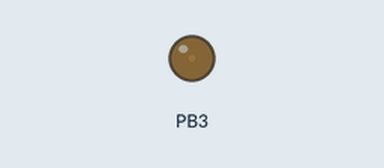
Simulated run of this program. Board: ATmega32, built with avr-gcc and emulated at 16 MHz. Shown: output pins drawn as LEDs (lit = HIGH).

Above: at 0.05 s.
At 2.25 s:
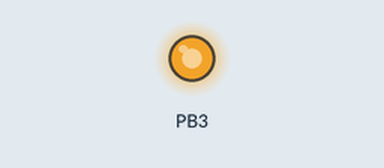
At 3.35 s:
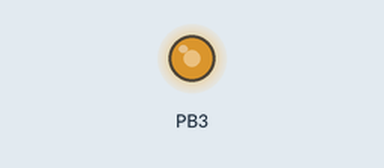
At 4.5 s:
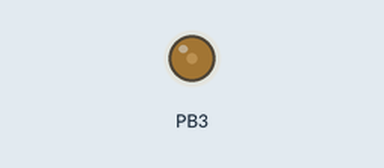
Timing chart, 0 to 6.5 s (numbered marks = the images above):
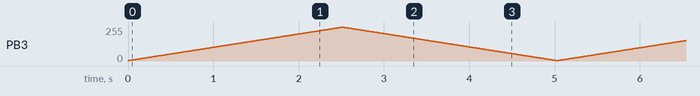

The program:

main.c
```c
/*
 * Timer.c
 *
 * Created: 8/25/2023 9:32:20 AM
 * Author : Mohamed Abdelsamie
 */

#include "PWM.h"
#include "LCD.h"
extern uint8_t g_watchDogCounter;
extern uint8_t g_TimerCounter;

Timer0_ConfigType TimerConfiguration;

int main(void)
{
	//TimerConfiguration.compare_value = COMPARE_VALUE;
	//TimerConfiguration->mode = Normal;
	TimerConfiguration.prescaler = Prescalar_64;

	set_pwmPins();
	SetBit(SREG, 7);		/* Enable global interrupts	*/

	//LCD_init();
	//LCD_Clear();

	Timer_init(&TimerConfiguration);
    while (1)
    {
		PWM_altering();
    }
}
```

PWM.h
```c
/*
 * PWM.h
 *
 * Created: 8/26/2023 10:47:52 AM
 *  Author: Mohamed Abdelsamie
 */

#include "Timer.h"

#ifndef PWM_H_
#define PWM_H_

#define RED_PORT_ID		DIO_PORTB
#define RED_PIN_ID		DIO_PIN7

void PWM_altering();
void set_pwmPins();

#endif /* PWM_H_ */
```

PWM.c
```c
/*
 * PWM.c
 *
 * Created: 8/26/2023 10:48:27 AM
 *  Author: Mohamed Abdelsamie
 */

#include "PWM.h"
#ifndef F_CPU
#define F_CPU	16000000UL
#endif
#include <util/delay.h>

/*
 * function name: PWM_altering
 *
 * input params: NONE
 * output params: NONE
 */
void PWM_altering()
{
	uint16_t duty;

	for(duty = 3; duty <= 253; duty++)
	{
		PWM(duty);
		_delay_ms(10);
	}
	_delay_ms(10);
	for(duty = 253; duty >= 3; duty--)
	{
		PWM(duty);
		_delay_ms(10);
	}
}

/*
 * function name: set_pwmPins
 *
 * input params: NONE
 * output params: NONE
 */
void set_pwmPins()
{
	DIO_setPinDirection(DIO_PORTB, DIO_PIN3, PIN_OUTPUT);	/*	set OC0 pin as output	*/
	DIO_setPinDirection(RED_PORT_ID, DIO_PIN7, PIN_INPUT);	/*	set RED pin as input	*/
}
```

Timer.h
```c
/*
 * Timer.h
 *
 * Created: 8/25/2023 11:35:16 AM
 *  Author: Mohamed Abdelsamie
 */

/**********************************************************
				File Includes
**********************************************************/
#include "DIO.h"
#include "Timer_Cfg.h"

#ifndef TIMER_H_
#define TIMER_H_

/**********************************************************
				Type definitions
**********************************************************/
typedef enum
{
	No_Clock,
	Prescalar_0,
	Prescalar_8,
	Prescalar_64,
	Prescalar_256,
	Prescalar_1024,
	EX_Clock_FallingEdge,
	EX_Clock_RisingEdge
}Timer0_Prescaler;

typedef struct {
	uint8_t initial_value;
	uint8_t compare_value; // it will be used in compare mode only.
	Timer0_Prescaler prescaler;
	//Timer0_Mode mode;
}Timer0_ConfigType;
/**********************************************************
				FUNCTION PROTOTYPES
**********************************************************/
void Timer_init(Timer0_ConfigType* Timer_config);
void Timer_stop();
void PWM(uint8_t comp_val);

#endif /* TIMER_H_ */
```

Timer.c
```c
/*
 * Timer.c
 *
 * Created: 8/25/2023 11:35:50 AM
 *  Author: Mohamed Abdelsamie
 */

#include "Timer.h"
#include <avr/interrupt.h>

#ifndef F_CPU
#define  F_CPU		16000000UL
#endif

uint8_t g_watchDogCounter = 0;
uint8_t g_TimerCounter = 0;
uint8_t g_TimerCounter_flag = 0;

/*
 * function name: Timer_init
 *
 * input params: NONE
 * output params: NONE
 */
void Timer_init(Timer0_ConfigType* Timer_config)
{

	TIMER0_CTRL_REG = TIMER0_OPERATION_MODE| Timer_config->prescaler;	/*	normal mode operation with 256 prescaler	*/

	#if TIMER_MODE == INTERRUPT_MODE_OVF
		TIMERS_IMSK_REG |= (1 << INTERRUPT_BIT);	/*	Enable Timer overflow interrupt	*/
		TIMER0_CNTR_REG = Timer_config->initial_value;	/*	initial value and start timer	*/
	#elif	TIMER_MODE == INTERRUPT_MODE_CTC
		TIMERS_IMSK_REG |= (1 << INTERRUPT_BIT);	/*	Enable Timer compare mode interrupt	*/
		TIMER0_OCR0_REG = Timer_config->compare_value;
	#endif
}

/*
 * function name: Timer_stop
 *
 * input params: NONE
 * output params: NONE
 */
void Timer_stop()
{
	TIMER0_CTRL_REG = 0x00;	/* No clock source; timer stopped	*/
}

/*
 * function name: PWM
 *
 * input params: uint8_t comp_val
 * output params: NONE
 */
void PWM(uint8_t comp_val)
{
	TIMER0_OCR0_REG = comp_val;
}


#if TIMER_MODE == INTERRUPT_MODE_OVF
/*
 * Interrupt Service Routine for Timer0 overflow mode
 *
 */
ISR(TIMER0_OVF_vect)
{
	if( TIMER0_NUMBER_OVERFLOWS > g_TimerCounter_flag )
	{
		g_TimerCounter_flag++;	/*	Increment timer counter FLAG till it reaches the number of required overflows	*/
	}

	if(g_TimerCounter_flag == TIMER0_NUMBER_OVERFLOWS)
	{
		ToggleBit(PORTA, DIO_PIN5);	/*	Toggle BLUE LED	*/
		g_TimerCounter++;			/*	Increment timer counter to idicate one second	*/
		g_TimerCounter_flag = 0;	/*	Reset Timer Counter FLAG	*/
	}
	if(g_TimerCounter == Timer_count_value)
	{
		g_TimerCounter = 0;		/*	Reset Timer counter	*/
		g_watchDogCounter++;	/*	Increment watchdog timer	*/
	}
	if(g_watchDogCounter == Watchdog_count_value)
	{
		g_watchDogCounter = 0;	/*	Resest watchdog counter	*/
		Timer_stop();
	}
	SetBit(TIMERS_IF_REG, TIMER0_IF_BIT);	/*	Clear TIMER0 interrupt Flag	*/
}
#endif

#if TIMER_MODE == INTERRUPT_MODE_CTC
ISR(TIMER0_COMP_vect)
{
	if(g_TimerCounter < 125)
	{
		g_TimerCounter++;
	}
	SetBit(TIMERS_IF_REG, (TIMER0_IF_BIT+1));	/*	Clear TIMER0 interrupt Flag	*/
}
#endif
```

LCD_Cfg.h
```c
/*
 * LCD_Cfg.h
 *
 * Created: 8/18/2023 10:18:19 AM
 *  Author: Mohamed Abdelsamie
 */


#ifndef LCD_CFG_H_
#define LCD_CFG_H_

/*******************************************************************************
 *                                Definitions                                  *
 *******************************************************************************/

/* LCD HW Ports and Pins Ids */
#define LCD_4BIT_CMD_PORT_ID			DIO_PORTA
#define LCD_4BIT_DATA_PORT_ID			DIO_PORTB

#define LCD_8BIT_CMD_PORT_ID			DIO_PORTA
#define LCD_8BIT_DATA_PORT_ID			DIO_PORTB

#define LCD_RS_PIN_ID					DIO_PIN3
#define LCD_E_PIN_ID					DIO_PIN2
#define LCD_RW_PIN_ID					DIO_PIN1

#define LCD_D4							DIO_PIN0
#define LCD_D5							DIO_PIN1
#define LCD_D6							DIO_PIN2
#define LCD_D7							DIO_PIN4

/* LCD Commands */
#define LCD_CLEAR_COMMAND				0x01
#define LCD_GO_TO_HOME					0x02
#define LCD_TWO_LINES_8_BITS_MODE		0x38
#define LCD_TWO_LINES_4_BITS_MODE		0x28
#define LCD_CURSOR_OFF					0x0C
#define LCD_CURSOR_ON					0x0E
#define LCD_CURSOR_ON_BLINK				0x0F
#define LCD_SET_CURSOR_LOCATION			0x80

/*	LCD_MODE	*/
#define LCD_MODE						4


#endif /* LCD_CFG_H_ */
```

Timer_Cfg.h
```c
/*
 * Timer_Cfg.h
 *
 * Created: 8/25/2023 11:35:27 AM
 *  Author: DELL
 */


#ifndef TIMER_CFG_H_
#define TIMER_CFG_H_

#define TIMER0_NUMBER_OVERFLOWS		250
#define TIMER0_IF_BIT				0
#define TIMER_MODE					0
#define COUNTER_VALUE				6
#define COMPARE_VALUE				62
#define INTERRUPT_BIT				0
#define TIMER0_OPERATION_MODE		0x68
#define Timer_count_value			10
#define Watchdog_count_value		6

#define INTERRUPT_MODE_OVF			1
#define INTERRUPT_MODE_CTC			2
#define POLLING_MODE				0

#endif /* TIMER_CFG_H_ */
```

LCD.h
```c
/*
 * LCD.h
 *
 * Created: 8/18/2023 10:07:57 AM
 *  Author: Mohamed Abdelsamie
 */


#ifndef LCD_H_
#define LCD_H_

#include "DIO.h"
#include "LCD_Cfg.h"
#include "BitMath.h"

/**********************************************************
			FUNCTION PROTOTYPES
**********************************************************/

void LCD_init(void);

void LCD_WriteCommand(uint8_t cmd);

void LCD_WriteChar(uint8_t chr);

void LCD_WriteString(uint8_t *str);

void LCD_moveCursor(uint8_t row, uint8_t col);

void LCD_intgerToString(uint8_t data);

void LCD_Clear(void);

#endif /* LCD_H_ */
```

LCD.c
```c
/*
 * LCD.c
 *
 * Created: 8/18/2023 9:58:00 AM
 *  Author: Mohamed Abdelsamie
 */

#include "LCD.h"
#include <stdlib.h>
#define F_CPU							16000000UL
#include <util/delay.h>

void LCD_init(void)
{
	#if (LCD_MODE == 4)

	/* Configure the direction for RS and E pins as output pins */
	DIO_setPinDirection(LCD_4BIT_CMD_PORT_ID, LCD_RS_PIN_ID, PIN_OUTPUT);
	DIO_setPinDirection(LCD_4BIT_CMD_PORT_ID, LCD_E_PIN_ID, PIN_OUTPUT);

	/* Configure the data port as output port */
	DIO_setPortDirection(LCD_4BIT_DATA_PORT_ID, PORT_OUTPUT);

	_delay_ms(20);		/* LCD Power ON delay always > 15ms */

	/* use 2-lines LCD + 4-bits Data Mode + 5*7 dot display Mode */
	LCD_WriteCommand(LCD_TWO_LINES_4_BITS_MODE);
	LCD_WriteCommand(LCD_CURSOR_ON_BLINK); /* cursor on and blinking */
	LCD_WriteCommand(LCD_CLEAR_COMMAND); /* clear LCD at the beginning */

	#elif (LCD_MODE == 8)

	/* Configure the direction for RS and E pins as output pins */
	DIO_setPinDirection(LCD_8BIT_CMD_PORT_ID, LCD_RS_PIN_ID, PIN_OUTPUT);
	DIO_setPinDirection(LCD_8BIT_CMD_PORT_ID, LCD_E_PIN_ID, PIN_OUTPUT);

	/* Configure the data port as output port */
	DIO_setPortDirection(LCD_8BIT_DATA_PORT_ID, PORT_OUTPUT);

	_delay_ms(20);		/* LCD Power ON delay always > 15ms */

	/* use 2-lines LCD + 8-bits Data Mode + 5*7 dot display Mode */
	LCD_WriteCommand(LCD_TWO_LINES_8_BITS_MODE);
	LCD_WriteCommand(LCD_CURSOR_ON_BLINK); /* cursor on and blinking */
	LCD_WriteCommand(LCD_CLEAR_COMMAND); /* clear LCD at the beginning */

	#endif
}

void LCD_WriteCommand(uint8_t cmd)
{
	uint8_t BIT4 = 0;
	DIO_WritePin(LCD_4BIT_CMD_PORT_ID, LCD_RS_PIN_ID, PIN_LOW);
	DIO_WritePin(LCD_4BIT_CMD_PORT_ID, LCD_E_PIN_ID, PIN_LOW);
	//DIO_WritePin(LCD_4BIT_DATA_PORT_ID, LCD_RW_PIN_ID, PIN_HIGH);

	/*	Normal implementation	*/
	/*	PORTB = (cmd & 0x0F) | (PORTB & 0xF0);	*/

	/*	HARDWARE RESTRICTIONS	*/
	PORTB = ( (cmd >> 4) & 0x07 ) | ( PORTB & 0xF8 );	/*	0x07 = 0000 0111  ,  0xF8 = 1111 1000	*/

	BIT4 = GetBit(cmd, 7);
	if(BIT4)
	{
		SetBit(PORTB, LCD_D7);
	}else
	{
		ClearBit(PORTB, LCD_D7);
	}

	DIO_WritePin(LCD_4BIT_CMD_PORT_ID, LCD_E_PIN_ID, PIN_HIGH);
	_delay_ms(5);
	DIO_WritePin(LCD_4BIT_CMD_PORT_ID, LCD_E_PIN_ID, PIN_LOW);


	PORTB = ( (cmd) & 0x07 ) | ( PORTB & 0xF8 );	/*	0x07 = 0000 0111  ,  0xF8 = 1111 1000	*/

	BIT4 = GetBit(cmd, 3);
	if(BIT4)
	{
		SetBit(PORTB, LCD_D7);
	}else
	{
		ClearBit(PORTB, LCD_D7);
	}

	DIO_WritePin(LCD_4BIT_CMD_PORT_ID, LCD_E_PIN_ID, PIN_HIGH);
	_delay_ms(5);
	DIO_WritePin(LCD_4BIT_CMD_PORT_ID, LCD_E_PIN_ID, PIN_LOW);
}

void LCD_WriteChar(uint8_t chr)
{
	uint8_t BIT4 = 0;
	DIO_WritePin(LCD_4BIT_CMD_PORT_ID, LCD_RS_PIN_ID, PIN_HIGH);
	DIO_WritePin(LCD_4BIT_CMD_PORT_ID, LCD_E_PIN_ID, PIN_LOW);
	DIO_WritePin(LCD_4BIT_CMD_PORT_ID, LCD_RW_PIN_ID, PIN_LOW);

	/*	Normal implementation	*/
	/*	PORTB = (cmd & 0x0F) | (PORTB & 0xF0);	*/

	/*	HARDWARE RESTRICTIONS	*/
	PORTB = ( (chr >> 4) & 0x07 ) | ( PORTB & 0xF8 );	/*	0x07 = 0000 0111  ,  0xF8 = 1111 1000	*/

	BIT4 = GetBit(chr, 7);
	if(BIT4)
	{
		SetBit(PORTB, LCD_D7);
	}else
	{
		ClearBit(PORTB, LCD_D7);
	}

	DIO_WritePin(LCD_4BIT_CMD_PORT_ID, LCD_E_PIN_ID, PIN_HIGH);
	_delay_ms(5);
	DIO_WritePin(LCD_4BIT_CMD_PORT_ID, LCD_E_PIN_ID, PIN_LOW);

	PORTB = ( (chr) & 0x07 ) | ( PORTB & 0xF8 );	/*	0x07 = 0000 0111  ,  0xF8 = 1111 1000	*/

	BIT4 = GetBit(chr, 3);
	if(BIT4)
	{
		SetBit(PORTB, LCD_D7);
	}else
	{
		ClearBit(PORTB, LCD_D7);
	}

	DIO_WritePin(LCD_4BIT_CMD_PORT_ID, LCD_E_PIN_ID, PIN_HIGH);
	_delay_ms(5);
	DIO_WritePin(LCD_4BIT_CMD_PORT_ID, LCD_E_PIN_ID, PIN_LOW);
}

void LCD_WriteString(uint8_t *str)
{
	while(*str != '\0')
	{
		LCD_WriteChar(*str++);
	}
}

void LCD_moveCursor(uint8_t row,uint8_t col)
{
	uint8_t lcd_memory_address;

	/* Calculate the required address in the LCD DDRAM */
	switch(row)
	{
		case 0:
		lcd_memory_address=col;
		break;
		case 1:
		lcd_memory_address=col+0x40;
		break;
		case 2:
		lcd_memory_address=col+0x40;
		break;
		case 3:
		lcd_memory_address=col+0x40;
		break;
	}
	/* Move the LCD cursor to this specific address */
	LCD_WriteCommand(lcd_memory_address | LCD_SET_CURSOR_LOCATION);
}

void LCD_intgerToString(uint8_t data)
{
	uint8_t buff[16]; /* String to hold the ascii result */
	itoa(data,buff,10); /* Use itoa C function to convert the data to its corresponding ASCII value, 10 for decimal */
	LCD_WriteString(buff); /* Display the string */
}

void LCD_Clear(void)
{
	LCD_WriteCommand(LCD_CLEAR_COMMAND);
}
```

DIO.c
```c
/*
 * DIO.c
 *
 * Created: 8/17/2023 3:04:58 PM
 *  Author: Mohamed Abdelsamie
 */
#include "DIO.h"

void DIO_ReadPort(uint8_t Port, uint8_t* val)
{
	switch(Port)
	{
		case DIO_PORTA:
		*val = PINA;
		break;

		case DIO_PORTB:
		*val = PINB;
		break;

		case DIO_PORTC:
		*val = PINC;
		break;

		case DIO_PORTD:
		*val = PIND;
		break;

		default:
		/*do nothing*/
		break;
	}
}

void DIO_WritePort(uint8_t Port, uint8_t val)
{
	switch(Port)
	{
		case DIO_PORTA:
		PORTA = val;
		break;

		case DIO_PORTB:
		PORTB = val;
		break;

		case DIO_PORTC:
		PORTC = val;
		break;

		case DIO_PORTD:
		PORTD = val;
		break;

		default:
		/*do nothing*/
		break;
	}
}

void DIO_setPortDirection(uint8_t Port, uint8_t dir)
{
	switch(Port)
	{
		case DIO_PORTA:
		DDRA = dir;
		break;

		case DIO_PORTB:
		DDRB = dir;
		break;

		case DIO_PORTC:
		DDRC = dir;
		break;

		case DIO_PORTD:
		DDRD = dir;
		break;

		default:
		/*do nothing*/
		break;
	}
}

void DIO_setPinDirection(uint8_t Port, uint8_t pin, uint8_t dir)
{
	if( dir == DIO_PIN_OUTPUT)
	{
		switch(Port)
		{
			case DIO_PORTA:
			SetBit(DDRA, pin);
			break;

			case DIO_PORTB:
			SetBit(DDRB, pin);
			break;

			case DIO_PORTC:
			SetBit(DDRC, pin);
			break;

			case DIO_PORTD:
			SetBit(DDRD, pin);
			break;

			default:
			/*do nothing*/
			break;
		}
	}
	else if(dir == DIO_PIN_INPUT)
	{
		switch(Port)
		{
			case DIO_PORTA:
			ClearBit(DDRA, pin);
			break;

			case DIO_PORTB:
			ClearBit(DDRB, pin);
			break;

			case DIO_PORTC:
			ClearBit(DDRC, pin);
			break;

			case DIO_PORTD:
			ClearBit(DDRD, pin);
			break;

			default:
			/*do nothing*/
			break;
		}
	}
	else{
		/*do nothing*/
	}
}

void DIO_WritePin(uint8_t Port, uint8_t pin, uint8_t val)
{
	if(val)
	{
		switch(Port)
		{
			case DIO_PORTA:
			SetBit(PORTA, pin);
			break;

			case DIO_PORTB:
			SetBit(PORTB, pin);
			break;

			case DIO_PORTC:
			SetBit(PORTC, pin);
			break;

			case DIO_PORTD:
			SetBit(PORTD, pin);
			break;

			default:
			/*do nothing*/
			break;
		}
	}
	else
	{
		switch(Port)
		{
			case DIO_PORTA:
			ClearBit(PORTA, pin);
			break;

			case DIO_PORTB:
			ClearBit(PORTB, pin);
			break;

			case DIO_PORTC:
			ClearBit(PORTC, pin);
			break;

			case DIO_PORTD:
			ClearBit(PORTD, pin);
			break;

			default:
			/*do nothing*/
			break;
		}
	}
}

void DIO_ReadPin(uint8_t Port, uint8_t pin, uint8_t* val)
{
	switch(Port)
	{
		case DIO_PORTA:
		*val = GetBit(PORTA, pin);
		break;

		case DIO_PORTB:
		*val = GetBit(PORTB, pin);
		break;

		case DIO_PORTC:
		*val = GetBit(PORTC, pin);
		break;

		case DIO_PORTD:
		*val = GetBit(PORTD, pin);
		break;

		default:
		/*do nothing*/
		break;
	}
}

void DIO_SetPullUp(uint8_t Port ,uint8_t Pin)
{

	switch(Port)
	{
		case DIO_PORTA :
		SetBit(PORTA,Pin);
		break;

		case DIO_PORTB :
		SetBit(PORTB,Pin);
		break;

		case DIO_PORTC :
		SetBit(PORTC,Pin);
		break;

		case DIO_PORTD :
		SetBit(PORTD,Pin);
		break;

		default:
		break;

	}
}
```

DIO.h
```c
/*
 * DIO.h
 *
 * Created: 8/17/2023 3:05:50 PM
 *  Author: Mohamed ABdelsamie
 */


#ifndef DIO_H_
#define DIO_H_

#define F_CPU	16000000UL

#include <stdint.h>
#include "BitMath.h"
//#include <avr/io.h>
#include "Atmega32_Registers.h"

typedef enum
{
	PIN_INPUT,PIN_OUTPUT
}DIO_PinDirectionType;

typedef enum
{
	PORT_INPUT,PORT_OUTPUT=0xFF
}DIO_PortDirectionType;

/*******************************************************************************
 *                                Definitions                                  *
 *******************************************************************************/
#define NUM_OF_PORTS           4
#define NUM_OF_PINS_PER_PORT   8

#define DIO_PORTA	0
#define DIO_PORTB	1
#define DIO_PORTC	2
#define DIO_PORTD	3

#define DIO_PIN0	0
#define DIO_PIN1	1
#define DIO_PIN2	2
#define DIO_PIN3	3
#define DIO_PIN4	4
#define DIO_PIN5	5
#define DIO_PIN6	6
#define DIO_PIN7	7


#define DIO_PIN_OUTPUT	1
#define DIO_PIN_INPUT	0

#define DIO_PORT_OUTPUT	0xFF
#define DIO_PORT_INPUT	0x00

#define PIN_HIGH	1
#define PIN_LOW		0

#define DIO_PORT_HIGH	0xFF
#define DIO_PORT_LOW	0x00

/*******************************************************************************
 *                              Functions Prototypes                           *
 *******************************************************************************/

/*
 * Description :
 * Setup the direction of the required pin input/output.
 * If the input port number or pin number are not correct, The function will not handle the request.
 */
void DIO_setPinDirection(uint8_t Port, uint8_t pin, uint8_t dir);

/*
 * Description :
 * Write the value Logic High or Logic Low on the required pin.
 * If the input port number or pin number are not correct, The function will not handle the request.
 * If the pin is input, this function will enable/disable the internal pull-up resistor.
 */
void DIO_WritePin(uint8_t Port, uint8_t pin, uint8_t val);

/*
 * Description :
 * Read the value for the required pin, it should be Logic High or Logic Low.
 * If the input port number or pin number are not correct, The function will return Logic Low.
 */
void DIO_ReadPin(uint8_t Port, uint8_t pin, uint8_t* val);

/*
 * Description :
 * Setup the direction of the required port all pins input/output.
 * If the direction value is PORT_INPUT all pins in this port should be input pins.
 * If the direction value is PORT_OUTPUT all pins in this port should be output pins.
 * If the input port number is not correct, The function will not handle the request.
 */
void DIO_setPortDirection(uint8_t Port, uint8_t dir);

/*
 * Description :
 * Write the value on the required port.
 * If any pin in the port is output pin the value will be written.
 * If any pin in the port is input pin this will activate/deactivate the internal pull-up resistor.
 * If the input port number is not correct, The function will not handle the request.
 */
void DIO_WritePort(uint8_t Port, uint8_t val);

/*
 * Description :
 * Read and return the value of the required port.
 * If the input port number is not correct, The function will return ZERO value.
 */
void DIO_ReadPort(uint8_t Port, uint8_t* val);

/*
 * Description :
 * Set the required pin to pull up resistor.
 * If the input port number is not correct, The function will return do nothing.
 */
void DIO_SetPullUp(uint8_t Port ,uint8_t Pin);
#endif /* DIO_H_ */
```

Source omitted: Atmega32_Registers.h (2244 bytes), BitMath.h (752 bytes)
